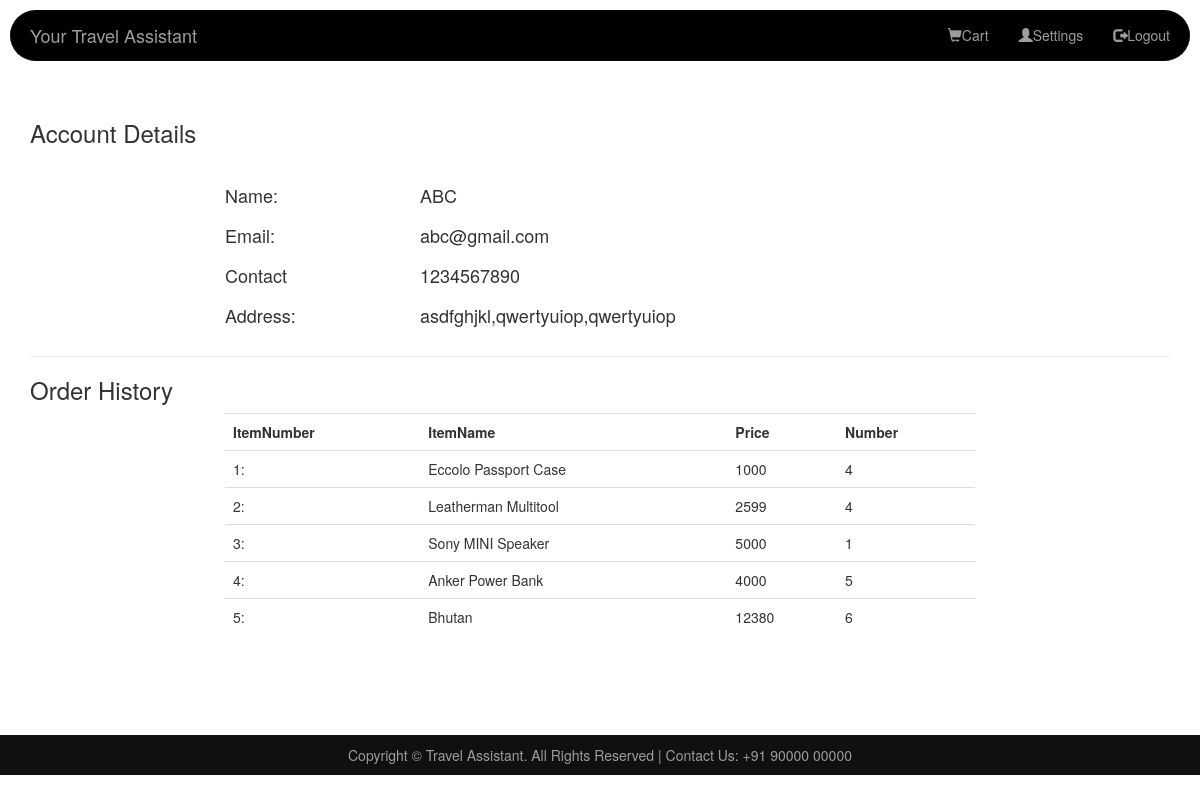
The page /Html_phpcodes/Tranning_project/dashboard.php (signed in) on the database its author committed.
### tables this page shows
CREATE TABLE IF NOT EXISTS `users` (
  `user_id` int(5) NOT NULL AUTO_INCREMENT,
  `email` varchar(256) NOT NULL,
  `name` varchar(256) NOT NULL,
  `password` varchar(256) NOT NULL,
  `contact` int(15) NOT NULL,
  `address` varchar(256) NOT NULL,
  `state` varchar(256) NOT NULL,
  `zip_code` varchar(256) NOT NULL,
  PRIMARY KEY (`user_id`)
);

CREATE TABLE IF NOT EXISTS `orders` (
  `order_id` int(3) NOT NULL AUTO_INCREMENT,
  `item_id` int(5) NOT NULL,
  `cust_id` int(5) NOT NULL,
  `number` int(2) NOT NULL,
  `status` enum('Added to cart','Confirmed') DEFAULT NULL,
  PRIMARY KEY (`order_id`),
  KEY `item_id` (`item_id`),
  KEY `cust_id` (`cust_id`)
);

CREATE TABLE IF NOT EXISTS `items` (
  `item_id` int(3) NOT NULL AUTO_INCREMENT,
  `item_name` varchar(256) NOT NULL,
  `description` varchar(256) DEFAULT NULL,
  `price` int(11) DEFAULT NULL,
  PRIMARY KEY (`item_id`)
);

CREATE TABLE IF NOT EXISTS `trip_order` (
  `o_id` int(5) NOT NULL AUTO_INCREMENT,
  `trip_id` int(5) NOT NULL,
  `user_id` int(5) NOT NULL,
  `travelers` int(2) DEFAULT NULL,
  `status` enum('Added to cart','Confirmed') NOT NULL,
  PRIMARY KEY (`o_id`),
  KEY `trip_id` (`trip_id`),
  KEY `user_id` (`user_id`)
);

CREATE TABLE IF NOT EXISTS `trips` (
  `trip_id` int(5) NOT NULL AUTO_INCREMENT,
  `pack` varchar(256) NOT NULL,
  `description` varchar(256) NOT NULL,
  `price` int(11) NOT NULL,
  PRIMARY KEY (`trip_id`)
);

### Html_phpcodes/Tranning_project/dashboard.php (the view, shortened to what this page needs)
<?php
require 'includes/common.php';
?>
<!DOCTYPE html>
<html>
    <head>
        <link rel="stylesheet" href="https://maxcdn.bootstrapcdn.com/bootstrap/3.3.7/css/bootstrap.min.css" >
        <link rel="stylesheet" href="css/style.css" type="text/css">
    </head>
    <body>
        <?php
        include 'includes/header.php';
        $user_select_query="SELECT * FROM `users`";
        $result= mysqli_query($con, $user_select_query);
        $row= mysqli_fetch_array($result);
        ?>
        <div class="container" style="margin-top: 100px;">
            <h3>Account Details</h3><br>
            <div class="row">
                <div class="col-xs-2 col-xs-offset-2">
                    <h4>Name:</h4>
                </div>
                <div class="col-xs-8">
                    <h4><?php echo $row['name']; ?></h4>
                </div>
            </div>
            <div class="row">
                <div class="col-xs-2 col-xs-offset-2">
                    <h4>Email:</h4>
                </div>
                <div class="col-xs-8">
                    <h4><?php echo $row['email']; ?></h4>
                </div>
            </div>
            <div class="row">
                <div class="col-xs-2 col-xs-offset-2">
                    <h4>Contact</h4>
                </div>
                <div class="col-xs-8">
                    <h4><?php echo $row['contact']; ?></h4>
                </div>
            </div>
            <div class="row">
                <div class="col-xs-2 col-xs-offset-2">
                    <h4>Address:</h4>
                </div>
                <div class="col-xs-8">
                    <h4><?php echo $row['address']; echo ','.$row['state'];echo ','.$row['zip_code']; ?></h4>
                </div>
            </div>
            <hr>
            <h3>Order History</h3>
            <?php
            $no=1;
            $user_id=$_SESSION['user_id'];
            $select_query="SELECT * FROM items INNER JOIN orders WHERE cust_id=$user_id AND orders.item_id=items.item_id AND status='Confirmed'";
            $result_item= mysqli_query($con, $select_query) or die(mysqli_error($con));
            $trip_select="SELECT * FROM trips INNER JOIN trip_order WHERE user_id=$user_id AND trip_order.trip_id=trips.trip_id AND status='Confirmed'";
            $tripresult= mysqli_query($con, $trip_select) or die(mysqli_error($con));
            if (mysqli_num_rows($result)==0 && mysqli_num_rows($tripresult)==0){
                echo 'Nothing to Show.. :(';
            } else {?>
            <div class="row">
            <div class="col-sm-8 col-sm-offset-2">
                <table class="table" style="margin-bottom: 100px;">
                    <tbody>
                    <tr>
                        <th>ItemNumber</th>
                        <th>ItemName</th>
                        <th>Price</th>
                        <th>Number</th>
                    </tr>
                    <?php while ($row1= mysqli_fetch_array($result_item)){?>
                    <tr>
                        <td><?php echo $no.':'?></td>
                        <td><?php echo $row1['item_name'];?></td>
                        <td><?php echo $row1['price'];?></td>
                        <td><?php echo $row1['number'];?></td>
                    </tr>
                    <?php $no=$no+1;}?>
                    <?php while ($row2= mysqli_fetch_array($tripresult)){
                    ?>
                    <tr>
                        <td><?php echo $no.':'?></td>
                        <td><?php echo $row2['pack'];?></td>
                        <td><?php echo $row2['price'];?></td>
                        <td><?php echo $row2['travelers'];?></td>
                    </tr>
                    <?php $no=$no+1;}?>
                    </tbody>
            </table>
            </div>
            </div>
            <?php }?>
        </div>
        <?php include 'includes/footer.php'; ?>
    </body>
</html>

### rows shown on the page
users: name "ABC", email "abc@gmail.com", contact "1234567890", address "asdfghjkl", state "qwertyuiop", zip_code "qwertyuiop"
orders: item.item_name "Eccolo Passport Case", item.price "1000", number "4"
orders: item.item_name "Leatherman Multitool", item.price "2599", number "4"
orders: item.item_name "Sony MINI Speaker", item.price "5000", number "1"
orders: item.item_name "Anker Power Bank", item.price "4000", number "5"
trip_order: trip.pack "Bhutan", trip.price "12380", travelers "6"
